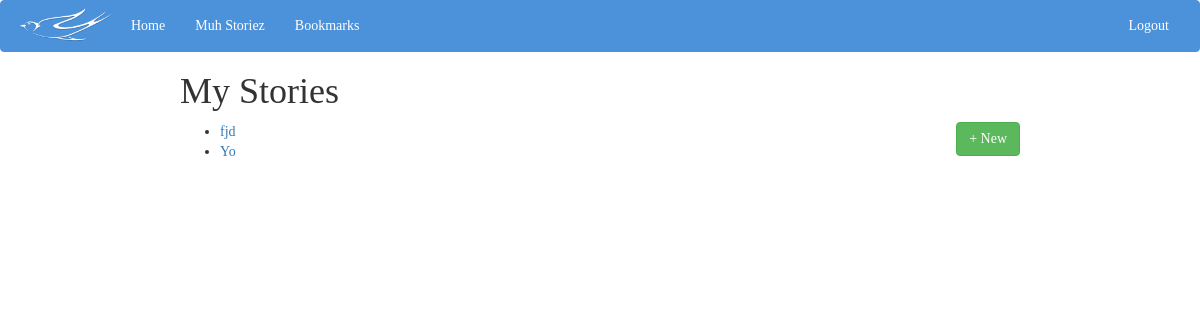
The page /muh-stories/ (signed in) on the database as committed earlier.
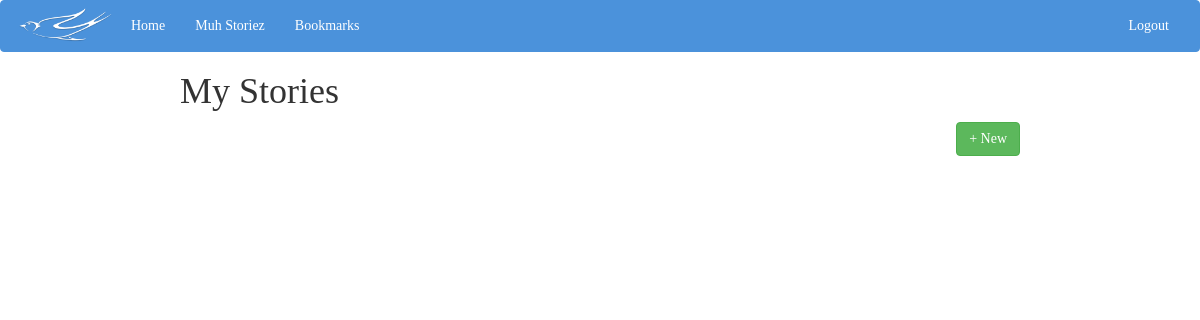
The same page on the database as committed later.
### SwallowTales/models.py (models this page shows, shortened)
class StorySection(models.Model):
    previousSection = models.ForeignKey("self",null = True, blank=True, related_name="children")
    author = models.ForeignKey(User)
    story = models.ForeignKey(Story)
    secName = models.CharField(max_length = 100)
    text = models.TextField()

class Story(models.Model):
    author = models.ForeignKey(User)
    name = models.CharField(max_length = 100)
    LastDate = models.DateTimeField(default=datetime.now)

### SwallowTales/views.py (the view)
# urls.py: url(r'^muh-stories/', views.stories, name='muh-stories'),
def stories(request):
    if not request.user.is_authenticated():
        return redirect('home')
    first_sections_list = StorySection.objects.filter(previousSection = None, author = request.user)
    return render(request, 'muh_storiez.html', {'first_sections_list': first_sections_list})

### SwallowTales/templates/muh_storiez.html
{% extends "base.html" %}
{% block content %}
<div id="muh_stories">
    <h1> My Stories </h1>
    <div>
        <button type="button" onclick="location.href='/add-story/';" class="btn btn-success pull-right">+ New</button>
    </div>
    <div>
        <ul>
        {% for section in first_sections_list %}
            <li><a href="{% url 'SwallowTales.views.view_section' section.pk %}">{{ section.story.name }}</a></li>
        {% endfor %}
        </ul>
    </div>
</div>
{% endblock content %}

Rows that differ between the two databases and show on the page:
removed StorySection: story.name "fjd"
removed StorySection: story.name "Yo"
